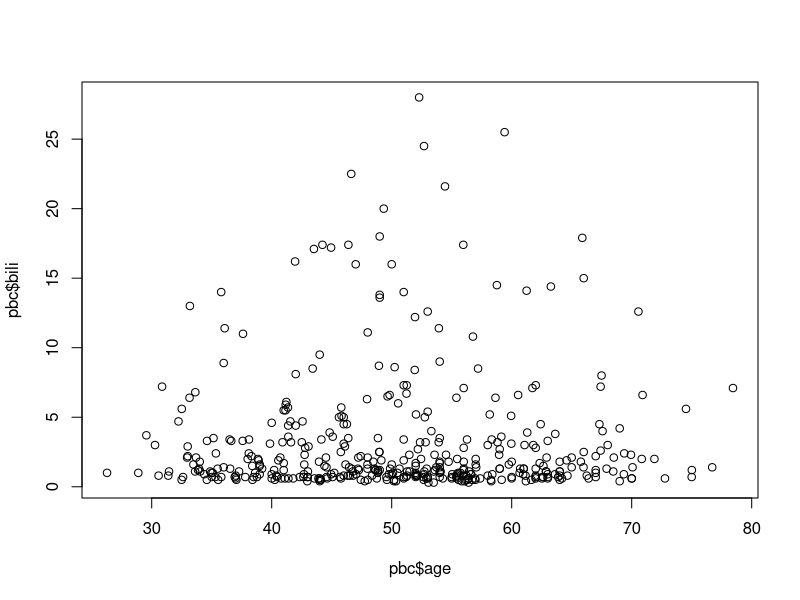
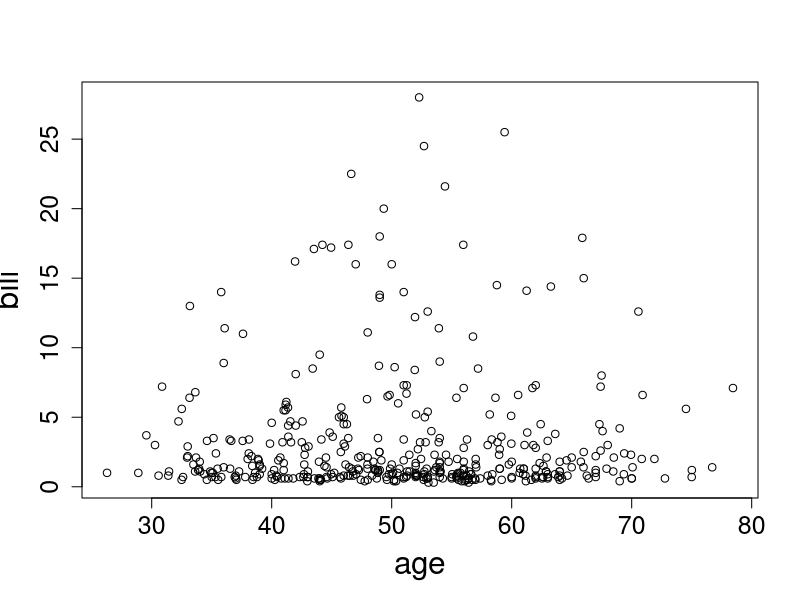
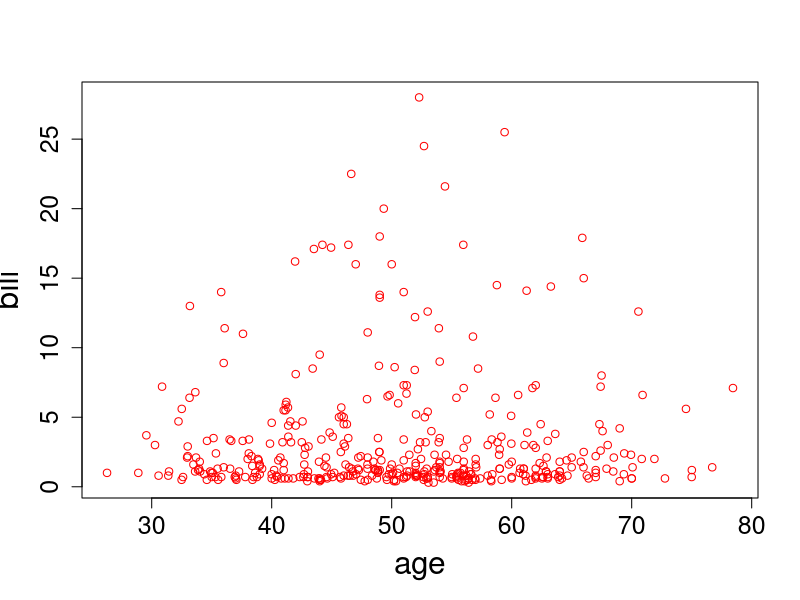
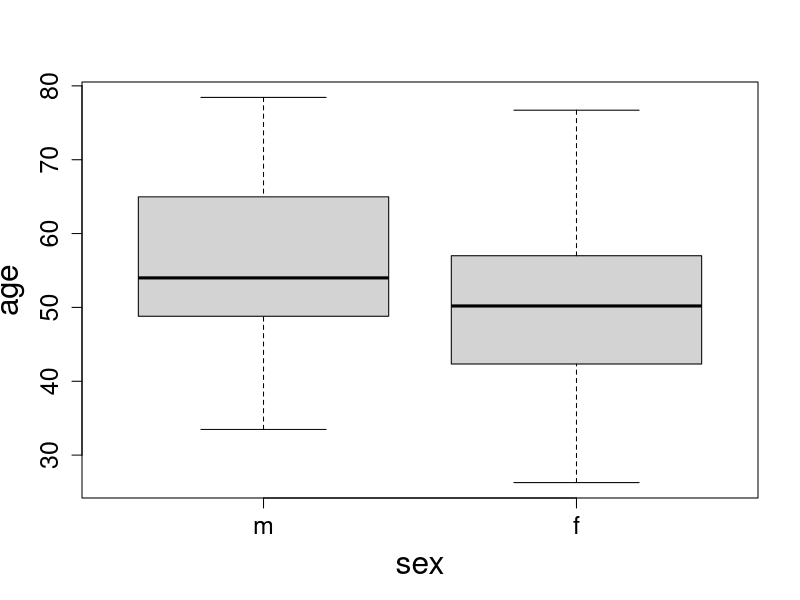
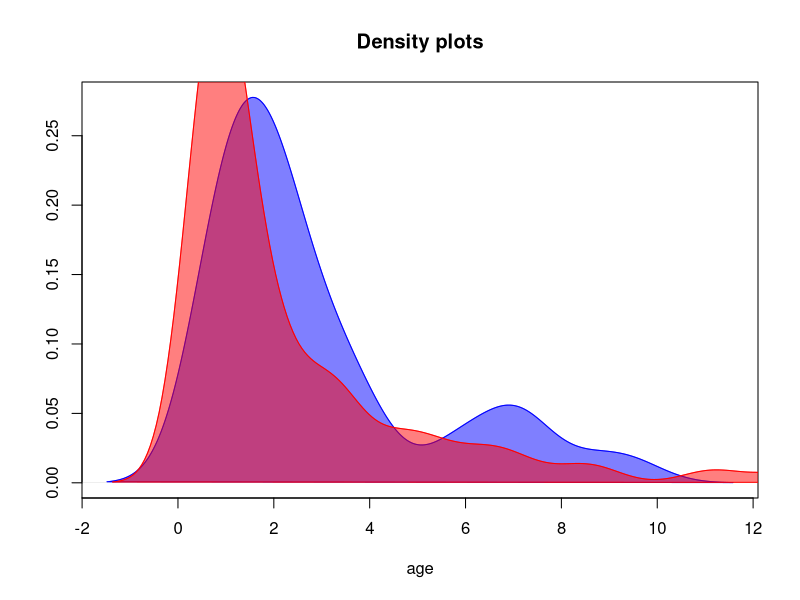
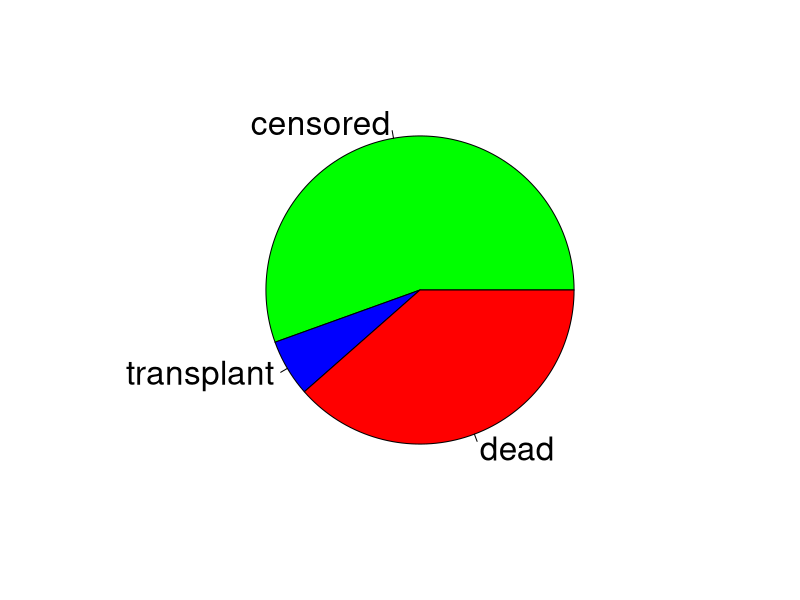

Here is the R script that generated these plots, in order:
## ---- chunk 1
knitr::opts_chunk$set(echo = FALSE, comment=NA)

library(survival)
library(knitr)
library(kableExtra)
library(dplyr)
## ---- chunk 2
dt <- as.data.frame(pbc[1:5,c(1:6,11,12)])
kable(dt, "latex", booktabs = T, align = "c") %>%
 kable_styling(full_width = F) 
## ---- chunk 3
dt <- as.data.frame(pbc[1:5,c(1:6,11,12)])
dt <- format(dt, digits = 7)
dt %>%
 mutate(
   dt = row.names(.),
   age = cell_spec(age, "latex", color = ifelse(age >= 70, "red", "black"), bold = ifelse(age >= 70, "TRUE", "FALSE"), align = c("c", rep("c", 4))),
   time = cell_spec(time, align = c("c", rep("c", 4))),
   id = cell_spec(id, align = c("c", rep("c", 4))),
   sex = cell_spec(sex, align = c("c", rep("c", 4))),
   status = cell_spec(status, align = c("c", rep("l", 4))),
   trt = cell_spec(trt, align = c("c", rep("c", 4))),
   bili = cell_spec(bili, align = c("c", rep("c", 4))),
   chol = cell_spec(chol, align = c("c", rep("c", 4))),
   )%>%
select(id, time, status, trt, age, sex, bili, chol) %>%
kable("latex", escape = F, booktabs = T, align = "c")  %>%
kable_styling(position = "center", full_width = F)
## ---- chunk 4
dt <- as.data.frame(pbc[1:5,c(1:6,11,12)])
kable(dt, "latex", booktabs = T, align = "c") %>%
 kable_styling(full_width = F) %>%
 column_spec(3, bold = TRUE, color = "red")
## ---- chunk 5
dt <- as.data.frame(pbc[1:5,c(1:6,11,12)])
kable(dt, "latex", booktabs = T, align = "c") %>%
 kable_styling(full_width = F) %>%
 column_spec(2, bold = TRUE, color = "red")
## ---- chunk 6
dt <- as.data.frame(pbc[1:5,c(1:6,11,12)])
kable(dt, "latex", booktabs = T, align = "c") %>%
 kable_styling(full_width = F) %>%
 column_spec(2:3, bold = TRUE, color = "red")
## ---- chunk 7
dt <- as.data.frame(pbc[1:5,c(1:6,11,12)])
kable(dt, "latex", booktabs = T, align = "c") %>%
 kable_styling(full_width = F) %>%
 column_spec(7:8, bold = TRUE, color = "red")
## ---- chunk 8
103473
## ---- chunk 9
x <- 103473
x
## ---- chunk 10
0/0
## ---- chunk 11
dt <- as.data.frame(pbc[1:5,c(1:6,11,12)])
kable(dt, "latex", booktabs = T, digits = 2) %>%
 kable_styling(full_width = F) 
## ---- chunk 12
str(pbc[,c("id", "time", "status", "trt", "age", "sex", "bili", "chol")])
## ---- chunk 13
mode(pbc$age)
## ---- chunk 14
pbc[1:6, c("age")]
## ---- chunk 15
pbc[1:6, c("age", "bili", "chol")]
## ---- chunk 16
pbc[1:6, c("id", "sex", "bili", "chol")]
## ---- chunk 17
list(pbc[1:6, c("sex")], pbc[1:2, c("sex", "bili")], pbc$age[1:4])
## ---- chunk 18
vec <- c(1, 2, 3, 4, 5)
vec
vec <- c(1:5)
vec
## ---- chunk 19
vec <- c(1, 2, 3, 4, 5, 6)
mat <- matrix(vec, 3, 3)
mat 
mat <- matrix(vec, 3, 3, byrow = TRUE)
mat
## ---- chunk 20
dtf <- data.frame(pbc$sex, pbc$age)
dtf[1:3,]
dtf <- data.frame(Gender = pbc$sex, Age = pbc$age)
dtf[1:3,]
## ---- chunk 21
list1 <- list(vec = c(1:5), mat = pbc[1:2, c("age", "sex")])
list1
## ---- chunk 22
DF <- format(pbc[,c("id", "time", "status", "trt", "age", 
                    "sex", "bili", "chol")], digits = 2)
head(DF)
## ---- chunk 23
DF <- pbc[,c("id", "time", "status", "trt", "age", 
                    "sex", "bili", "chol")]
DF$trt <- factor(DF$trt, levels = c(1, 2), 
                 labels = c("D-penicillmain", "placebo"))
head(DF)
## ---- chunk 24
DF <- pbc[,c("id", "time", "status", "trt", "age", 
                    "sex", "bili", "chol")]
DF$time <- DF$time/30
DF$time_years <- DF$time/12
head(DF)
## ---- chunk 25
head(pbc[,c("id", "time", "status", "trt", "age", 
                    "sex", "bili", "chol")])
## ---- chunk 26
head(pbcseq[, c("id", "futime", "status", "trt", "age", "day",
                    "sex", "bili", "chol")])
## ---- chunk 27
head(pbc[is.na(pbc$chol) == TRUE, c("id", "time", "status",
                                    "trt", "age", "sex", 
                                    "bili", "chol")])
## ---- chunk 28
head(pbc[pbc$bili > 25, c("id", "time", "status", 
                          "trt", "age", "sex", "bili", "chol")])
## ---- chunk 29
plot(pbc$age, pbc$bili)
## ---- chunk 30
plot(pbc$age, pbc$bili, xlab = "age", ylab = "bili", 
     cex.lab = 1.9, cex.axis = 1.5)
## ---- chunk 31
plot(pbc$age, pbc$bili, xlab = "age", ylab = "bili", 
     cex.lab = 1.9, cex.axis = 1.5, col = "red")
## ---- chunk 32
boxplot(pbc$age ~ pbc$sex, xlab = "sex", ylab = "age", 
     cex.lab = 1.9, cex.axis = 1.5)
## ---- chunk 33
pbc_male_bili <- pbc$bili[pbc$sex == "m"]
pbc_female_bili <- pbc$bili[pbc$sex == "f"]
plot(density(pbc_male_bili), col = rgb(0,0,1,0.5), 
     main = "Density plots", xlab = "age", ylab = "")
polygon(density(pbc_male_bili), col = rgb(0,0,1,0.5), border = "blue")
lines(density(pbc_female_bili), col = rgb(1,0,0,0.5))
polygon(density(pbc_female_bili), col = rgb(1,0,0,0.5), border = "red")
legend(20,0.03, c("male", "female"), 
       col = c(rgb(0,0,1,0.5), rgb(1,0,0,0.5)), lty = 1)
## ---- chunk 34
pbc$status <- factor(pbc$status, levels = c(0, 1, 2), labels = c("censored", "transplant", "dead"))
pie(prop.table(table(pbc$status)), col = c("green", "blue", "red"), cex = 2)
